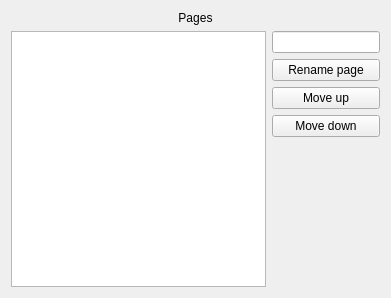
<?xml version="1.0" encoding="UTF-8"?>
<ui version="4.0">
 <class>TabbingGroupConfig</class>
 <widget class="QWidget" name="TabbingGroupConfig">
  <property name="geometry">
   <rect>
    <x>0</x>
    <y>0</y>
    <width>391</width>
    <height>298</height>
   </rect>
  </property>
  <property name="windowTitle">
   <string>Pages</string>
  </property>
  <layout class="QHBoxLayout" name="horizontalLayout">
   <item>
    <layout class="QVBoxLayout" name="verticalLayout_3">
     <item>
      <widget class="QLabel" name="label">
       <property name="text">
        <string>Pages</string>
       </property>
       <property name="alignment">
        <set>Qt::AlignCenter</set>
       </property>
      </widget>
     </item>
     <item>
      <layout class="QHBoxLayout" name="horizontalLayout_2">
       <item>
        <widget class="QListWidget" name="listWidget"/>
       </item>
       <item>
        <layout class="QVBoxLayout" name="verticalLayout"/>
       </item>
       <item>
        <layout class="QVBoxLayout" name="verticalLayout_2">
         <item>
          <widget class="KLineEdit" name="tileEdit"/>
         </item>
         <item>
          <widget class="QPushButton" name="modButton">
           <property name="text">
            <string>Rename page</string>
           </property>
          </widget>
         </item>
         <item>
          <widget class="QPushButton" name="upButton">
           <property name="text">
            <string>Move up</string>
           </property>
          </widget>
         </item>
         <item>
          <widget class="QPushButton" name="downButton">
           <property name="text">
            <string>Move down</string>
           </property>
          </widget>
         </item>
         <item>
          <spacer name="verticalSpacer">
           <property name="orientation">
            <enum>Qt::Vertical</enum>
           </property>
           <property name="sizeHint" stdset="0">
            <size>
             <width>20</width>
             <height>40</height>
            </size>
           </property>
          </spacer>
         </item>
        </layout>
       </item>
      </layout>
     </item>
    </layout>
   </item>
  </layout>
 </widget>
 <customwidgets>
  <customwidget>
   <class>KLineEdit</class>
   <extends>QLineEdit</extends>
   <header>klineedit.h</header>
  </customwidget>
 </customwidgets>
 <resources/>
 <connections/>
 <slots>
  <signal>add()</signal>
  <signal>mod()</signal>
  <signal>del()</signal>
  <signal>up()</signal>
  <signal>down()</signal>
 </slots>
</ui>
